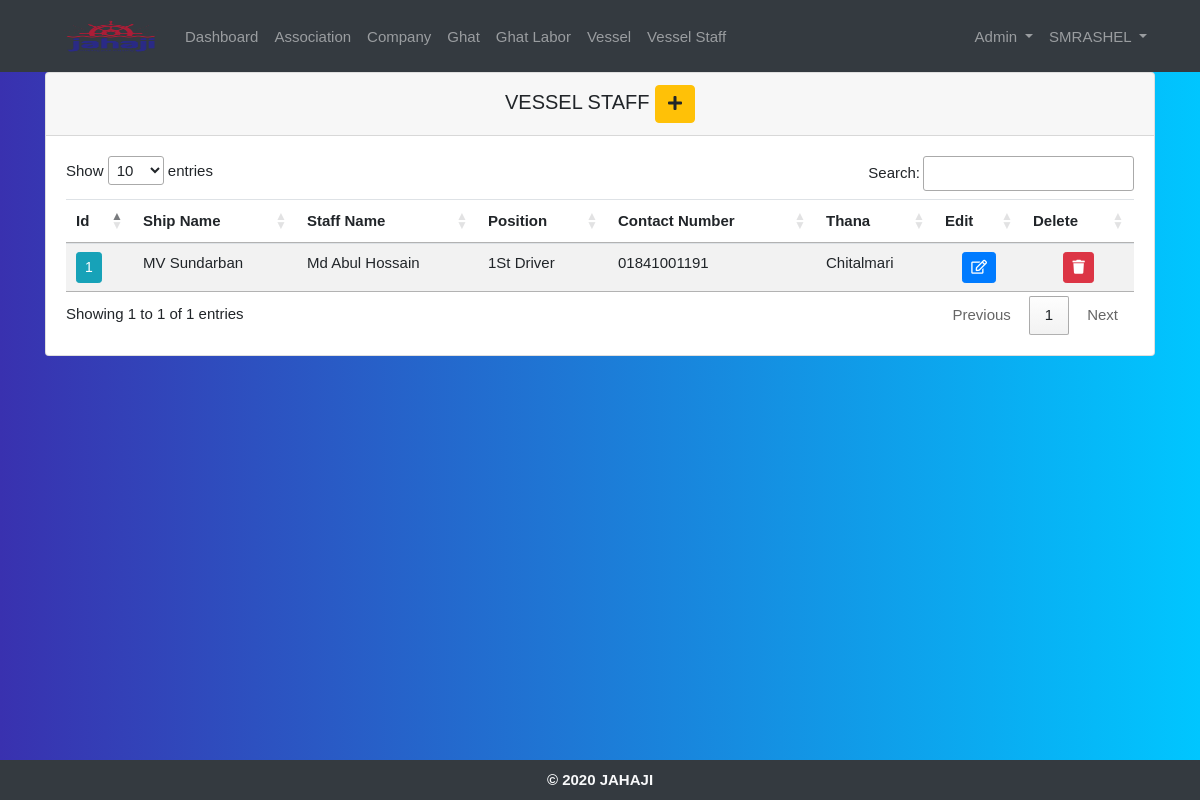
Page /seafarers/ (signed in) on the committed database.
### crewdatabd/models.py (models this page shows, shortened)
class ShippingStaff(models.Model):
    APOSITIVE = 'A+'
    ANEGATIVE = 'A-'
    ABPOSITIVE = 'AB+'
    ABNEGATIVE = 'AB-'
    BPOSITIVE = 'B+'
    BNEGATIVE = 'B-'
    OPOSITIVE = 'O+'
    ONEGATIVE = 'O-'
    TOUCH = 'touch'
    BUTTON = 'button'
    BLOOD_GROUP_CHOICES = [
        (APOSITIVE, 'A Positive'),
        (ANEGATIVE, 'A Negative'),
        (ABPOSITIVE, 'AB Positive'),
        (ABNEGATIVE, 'AB Negative'),
        (BPOSITIVE, 'B Positive'),
        (BNEGATIVE, 'B Negative'),
        (OPOSITIVE, 'O Positive'),
        (ONEGATIVE, 'O Negative'),
    ]
    MOBILE_TYPE_CHOICES = [
        (TOUCH, 'Touch'),
        (BUTTON, 'Button'),
    ]
    company = models.ForeignKey(Companie, on_delete=models.CASCADE)
    vessel = models.ForeignKey(Vessel, on_delete=models.CASCADE)
    full_name = models.CharField('Full Name', max_length=200)
    position = models.ForeignKey(Position, on_delete=models.CASCADE)
    contact_number = models.CharField('Contact Number', unique=True, max_length=200)
    home_address = models.CharField('Address', max_length=200, null=True, blank=True)
    district = models.ForeignKey(District, on_delete=models.CASCADE)
    thana = models.ForeignKey(Thana, on_delete=models.CASCADE)
    family_members = models.CharField('Family Members', max_length=200, null=True, blank=True)
    monthly_salary = models.IntegerField('Monthly Salary', null=True, blank=True)
    avg_family_m_income = models.IntegerField('AVG Family Income/Month', null=True, blank=True)
    birth_date = models.DateField('Date of Birth', null=True, blank=True)
    nid_number = models.CharField('NID Number', unique=True, null=True, max_length=200, blank=True)
    education_level = models.ForeignKey(EducationLevel, on_delete=models.CASCADE)
    professional_certificate = models.CharField('Professional Certificate', max_length=200, null=True, blank=True)
    mobile_type = models.CharField('Mobile Type', max_length=200, choices=MOBILE_TYPE_CHOICES, null=True, blank=True)
    bank_account = models.BooleanField('Bank Account', null=True, blank=True)
    mobile_money_account = models.ForeignKey(MobileMoneyAccount, on_delete=models.CASCADE, null=True, blank=True)
    blood_group = models.CharField('Blood Group', max_length=200, choices=BLOOD_GROUP_CHOICES, null=True, blank=True)
    affiliated_association = models.ManyToManyField(Association,
                                                    limit_choices_to={'association_type': "Labor's Association"},
                                                    null=True, blank=True)
    added_by = models.ForeignKey(
        settings.AUTH_USER_MODEL,
        on_delete=models.CASCADE, null=True, blank=True, related_name='+'
    )
    added_date = models.DateTimeField('Added Date', auto_now_add=True, null=True, blank=True)
    updated_by = models.ForeignKey(
        settings.AUTH_USER_MODEL,
        on_delete=models.CASCADE, null=True, blank=True, related_name='+'
    )
    updated_date = models.DateTimeField('Updated Date', auto_now_add=False, null=True, blank=True)

class Vessel(models.Model):
    company = models.ForeignKey(Companie, on_delete=models.CASCADE)
    ship_name = models.CharField('Ship Name', max_length=200)
    registration_number = models.CharField('Registration Number', unique=True, max_length=200, null=True, blank=True)
    ship_type = models.ForeignKey(VesselType, on_delete=models.CASCADE)
    ship_capacity = models.CharField('Ship Capacity', max_length=200, null=True, blank=True)
    goods_type = models.ForeignKey(GoodsType, on_delete=models.SET_NULL, blank=True, null=True)
    max_draft = models.CharField('Max Draft (Feet)', max_length=200, null=True, blank=True)
    route_name = models.CharField('Route Name', max_length=200, null=True, blank=True)
    added_by = models.ForeignKey(
        settings.AUTH_USER_MODEL,
        on_delete=models.CASCADE, null=True, blank=True, related_name='+'
    )
    added_date = models.DateTimeField('Added Date', auto_now_add=True, null=True, blank=True)
    updated_by = models.ForeignKey(
        settings.AUTH_USER_MODEL,
        on_delete=models.CASCADE, null=True, blank=True, related_name='+'
    )
    updated_date = models.DateTimeField('Updated Date', auto_now_add=False, null=True, blank=True)
    def __str__(self):
        return self.ship_name

class Position(models.Model):
    position = models.CharField('Position', unique=True, max_length=200)
    added_by = models.ForeignKey(
        settings.AUTH_USER_MODEL,
        on_delete=models.CASCADE, null=True, blank=True, related_name='+'
    )
    added_date = models.DateTimeField('Added Date', auto_now_add=True, null=True, blank=True)
    updated_by = models.ForeignKey(
        settings.AUTH_USER_MODEL,
        on_delete=models.CASCADE, null=True, blank=True, related_name='+'
    )
    updated_date = models.DateTimeField('Updated Date', auto_now_add=False, null=True, blank=True)
    def __str__(self):
        return self.position

class Thana(models.Model):
    district = models.ForeignKey(District, on_delete=models.CASCADE)
    thana_name = models.CharField('Thana', max_length=200)
    def __str__(self):
        return self.thana_name

### crewdatabd/decorators.py (the view)
        def wrapper_func(request, *args, **kwargs):
            group = None
            if request.user.groups.exists():
                group = request.user.groups.all()[0].name
            if group in allowed_roles:
                 return view_func(request, *args, **kwargs)
            else:
                return redirect('home')

### crewdatabd/views.py (called while the page is built)
@login_required(login_url='login')
@allowed_users(allowed_roles=['admin', 'manager', 'vessel', 'viewer'])
def seafarers(request):
    seafarers = ShippingStaff.objects.all()
    context = {'seafarers': seafarers}
    return render(request, 'crewdatabd/seafarers.html', context)

### crewdatabd/templates/crewdatabd/seafarers.html (shortened to what this page needs)
{% extends 'crewdatabd/main.html' %}
{% block content %}
        <div class="card text-black mb-3">
            <h5 class="card-header text-center">VESSEL STAFF
            {% for group in user.groups.all %}
              {% if group.name == 'admin' or group.name == 'manager' or group.name == 'vessel' %}
                <a href="{% url 'create_seafarer' %}" class="btn btn-warning">
                    <i class="fas fa-plus"></i>
                </a>
              {% endif %}
            {% endfor %}
            </h5>
            <div class="card-body">
                <div align="center" style="overflow:auto">
                    <table id="ship" class="table table-striped table-hover">
                        <thead>
                            <tr>
                                <th scope="col">Id</th>
                                <th scope="col">Ship Name</th>
                                <th scope="col">Staff Name</th>
                                <th scope="col">Position</th>
                                <th scope="col">Contact Number</th>
                                <th scope="col">Thana</th>
                                {% for group in user.groups.all %}
                                  {% if group.name == 'admin' or group.name == 'manager' or group.name == 'vessel' %}
                                <th scope="col">Edit</th>
                                <th scope="col">Delete</th>
                                  {% endif %}
                                {% endfor %}
                            </tr>
                        </thead>
                        <tbody>
                        {% for seafarer in seafarers %}
                            <tr>
                                <td>
                                    <a href="{% url 'read_seafarer' seafarer.id %}" type="button" class="update-book btn btn-sm btn-info">
                                      {{ seafarer.id }}
                                    </a>
                                </td>
                                <td>{{ seafarer.vessel }}</td>
                                <td>{{ seafarer.full_name }}</td>
                                <td>{{ seafarer.position }}</td>
                                <td>{{ seafarer.contact_number }}</td>
                                <td>{{ seafarer.thana }}</td>
                                {% for group in user.groups.all %}
                                  {% if group.name == 'admin' or group.name == 'manager' or group.name == 'vessel' %}
                                <td class="text-center">
                                    <a href="{% url 'update_seafarer' seafarer.id %}" type="button" class="update-book btn btn-sm btn-primary">
                                      <i class="far fa-edit"></i>
                                    </a>
                                </td>
                                <td class="text-center">
                                    <a href="{% url 'delete_seafarer' seafarer.id %}" type="button" class="update-book btn btn-sm btn-danger">
                                      <i class="fas fa-trash"></i>
                                    </a>
                                </td>
                                  {% endif %}
                                {% endfor %}
                            </tr>
                        {% endfor %}
                        </tbody>
                    </table>
                </div>
            </div>
        </div>
{% endblock %}

### crewdatabd/templates/crewdatabd/navbar.html (shortened to what this page needs)
{% load static %}
<nav class="navbar navbar-expand-lg navbar-dark bg-dark">
  <div class="container">
    <div class="collapse navbar-collapse" id="navbarSupportedContent">
      <a class="nav-link" href="{% url 'home' %}">
        <img src="{% static 'images/logo.png' %}" id="logo" alt="logo"  width="100" height="40">
      </a>
      <ul class="navbar-nav mr-auto">
        <li class="nav-item">
          <a class="nav-link" href="{% url 'home' %}">Dashboard</a>
        </li>
        {% for group in user.groups.all %}
          {% if group.name == 'admin' or group.name == 'manager' or group.name == 'viewer' %}
            <li class="nav-item">
              <a class="nav-link" href="{% url 'associations' %}">Association</a>
            </li>
          {% endif %}
        {% endfor %}
        {% for group in user.groups.all %}
          {% if group.name == 'admin' or group.name == 'manager' or group.name == 'jahaji' or group.name == 'viewer' %}
            <li class="nav-item">
              <a class="nav-link" href="{% url 'companies' %}">Company</a>
            </li>
          {% endif %}
        {% endfor %}
        {% for group in user.groups.all %}
          {% if group.name == 'admin' or group.name == 'manager' or group.name == 'jahaji' or group.name == 'viewer' %}
            <li class="nav-item">
              <a class="nav-link" href="{% url 'ghats' %}">Ghat</a>
            </li>
          {% endif %}
        {% endfor %}
        {% for group in user.groups.all %}
          {% if group.name == 'admin' or group.name == 'manager' or group.name == 'ghat' or group.name == 'viewer' %}
            <li class="nav-item">
              <a class="nav-link" href="{% url 'ghat_labors' %}">Ghat Labor</a>
            </li>
          {% endif %}
        {% endfor %}
        {% for group in user.groups.all %}
          {% if group.name == 'admin' or group.name == 'manager' or group.name == 'jahaji' or group.name == 'viewer' %}
            <li class="nav-item">
              <a class="nav-link" href="{% url 'ships' %}">Vessel</a>
            </li>
          {% endif %}
        {% endfor %}
        {% for group in user.groups.all %}
          {% if group.name == 'admin' or group.name == 'manager' or group.name == 'vessel' or group.name == 'viewer' %}
            <li class="nav-item">
              <a class="nav-link" href="{% url 'seafarers' %}">Vessel Staff</a>
            </li>
          {% endif %}
        {% endfor %}
      </ul>
      <ul class="navbar-nav navbar-right">
      {% for group in user.groups.all %}
        {% if group.name == 'admin' or group.name == 'manager' %}
          <li class="nav-item dropdown">
            <a class="nav-link dropdown-toggle" href="#" id="navbarDropdown" role="button" data-toggle="dropdown" aria-haspopup="true" aria-expanded="false">
              Admin
            </a>
          </li>
        {% endif %}
      {% endfor %}
        <li class="nav-item dropdown">
          <a class="nav-link dropdown-toggle" href="#" id="navbarDropdown" role="button" data-toggle="dropdown" aria-haspopup="true" aria-expanded="false">
            {{user.username|upper}}
          </a>
        </li>
      </ul>
    </div>
  </div>
</nav>

### static/css/main.css (style rules this page uses)
html { position: relative; min-height: 100%; }
body { margin-bottom: 40px; font-family: "segoe-ui", "open-sans", tahoma, arial; font-size: 15px; }
.navbar-nav >li >a, .navbar-brand { color: #f8f9fa; padding-top: 5px !important; padding-bottom: 10px !important; height: 30px; }
.navbar { min-height: 30px !important; }

### static/css/seafarer_details.css (style rules this page uses)
body { background: -webkit-linear-gradient(left, #3931af, #00c6ff); }

### rows in the picture
ShippingStaff: id "1", vessel "MV Sundarban", full_name "Md Abul Hossain", position "1St Driver", contact_number "01841001191", thana "Chitalmari"

### other values in the picture
{{ user.username|upper }} "SMRASHEL"
